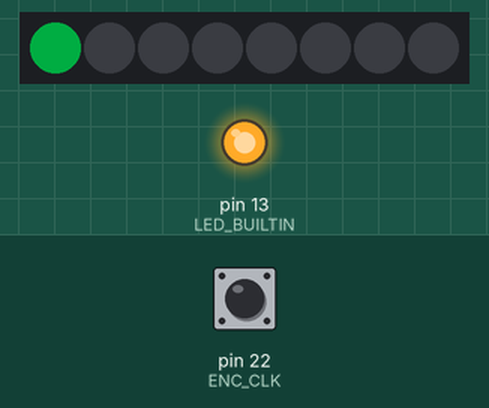
A program run on a simulated Arduino Mega 2560, built with avr-gcc and run on an emulated ATmega2560. Parts: 8 RGB LEDs in strip order, left to right, output pins drawn as LEDs (lit = HIGH). The inputs (shaded band) are chosen by the test bench; at power-on: pin 22 (ENC_CLK) HIGH. Dim RGB values are drawn brighter than linear; what the program prints to the serial monitor is not drawn.

Above: at 2.1 s.
At 6.1 s:
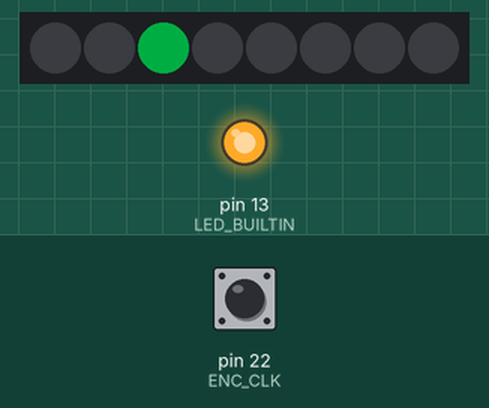
At 11.1 s:
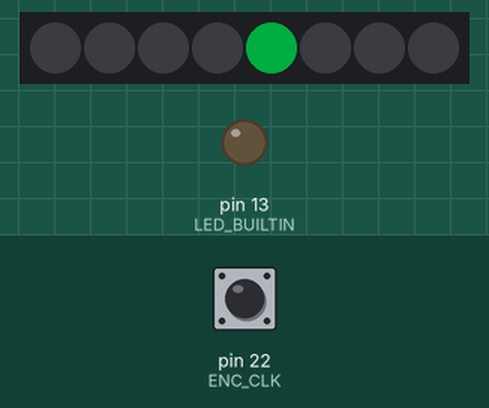
At 20.1 s:
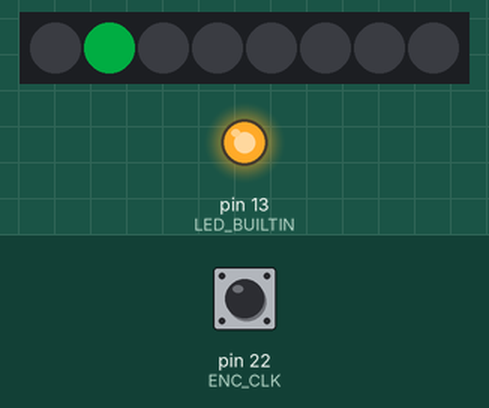
At 29.1 s:
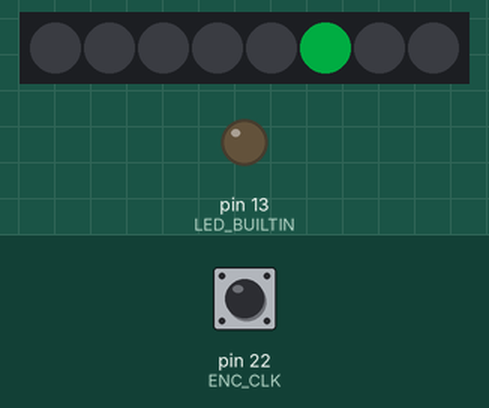
At 39.1 s:
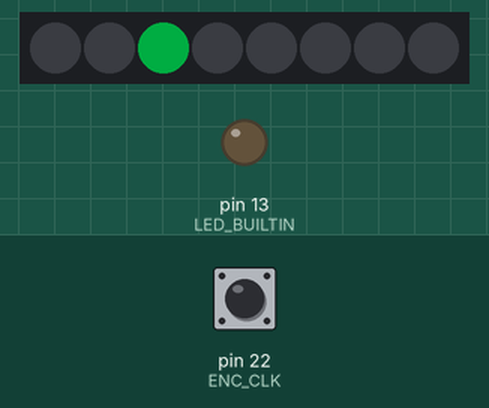
Timing chart, 0 to 40.0 s (numbered marks = the images above):
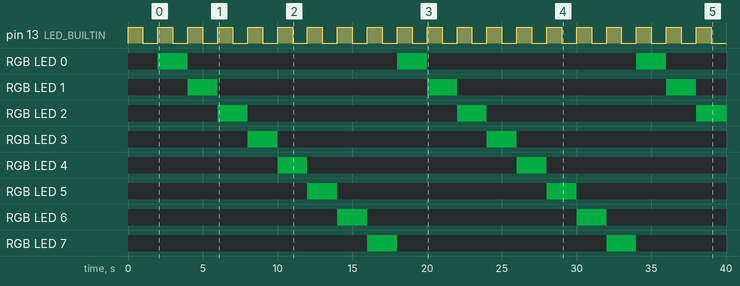

The program:

main.cpp
```cpp
#include <Adafruit_NeoPixel.h>

// Function prototypes
void setup();
void loop();
// 핀 설정
#define LED_PIN       15   // 네오픽셀 데이터 핀
#define LED_COUNT     8    // 네오픽셀 개수
#define ENC_CLK       22   // 엔코더 CLK
#define ENC_DT        23   // 엔코더 DT

Adafruit_NeoPixel strip(LED_COUNT, LED_PIN, NEO_GRB + NEO_KHZ800);

// 상태 변수
int speedDelay = 100;      // 애니메이션 속도 (ms)
int currentPixel = 0;      // 현재 켜질 픽셀 위치
int lastCLK;               // 엔코더 이전 상태
unsigned long lastAnimTime = 0; // 마지막 애니메이션 업데이트 시간

void setup() {
    // Initialize serial communication at 115200 bits per second:
    Serial.begin(115200);

    // Add your setup code here:
    pinMode(LED_BUILTIN, OUTPUT);
    // 엔코더 핀 설정
    pinMode(ENC_CLK, INPUT_PULLUP);
    pinMode(ENC_DT, INPUT_PULLUP);
    lastCLK = digitalRead(ENC_CLK);

    // 네오픽셀 초기화
    strip.begin();
    strip.show();
    strip.setBrightness(50); // 기본 밝기

    Serial.println("NeoPixel Speed Control Ready");
}

void handleEncoder() {
    int currentCLK = digitalRead(ENC_CLK);

    // 엔코더 회전 감지 (CLK 상태 변화)
    if (currentCLK != lastCLK && currentCLK == LOW) {
        // 시계 방향/반시계 방향 판단
        if (digitalRead(ENC_DT) != currentCLK) {
            speedDelay -= 10; // 속도 증가 (지연 시간 감소)
        } else {
            speedDelay += 10; // 속도 감소 (지연 시간 증가)
        }

        // 범위 제한 (10ms ~ 500ms)
        speedDelay = constrain(speedDelay, 10, 500);

        Serial.print("Current Delay: ");
        Serial.print(speedDelay);
        Serial.println(" ms");
    }
    lastCLK = currentCLK;
}

void handleAnimation() {
    // 설정된 speedDelay 시간이 지났는지 확인 (Non-blocking delay)
    if (millis() - lastAnimTime >= (unsigned long)speedDelay) {
        lastAnimTime = millis();

        // 모든 LED를 끄고 현재 위치의 LED만 켜기
        strip.clear();
        strip.setPixelColor(currentPixel, strip.Color(0, 255, 100)); // 초록색 계열
        strip.show();

        // 다음 픽셀로 이동
        currentPixel++;
        if (currentPixel >= LED_COUNT) {
            currentPixel = 0;
        }
    }
}

void loop() {
    // Add your main code here, to run repeatedly:
    digitalWrite(LED_BUILTIN, HIGH);
    delay(1000);
    digitalWrite(LED_BUILTIN, LOW);
    delay(1000);
    handleEncoder();    // 엔코더 입력 확인
    handleAnimation();  // 애니메이션 실행
}
```

Measured:
- by itself, pin 13 (LED_BUILTIN): alternates HIGH for 1.0 s and LOW for 1.0 s
- by itself, RGB LED 0–7: alternates RGB(0, 50, 19) for 2.0 s and off for 14.0 s
- what the display in image 0 shows lasts 2.0 s, from 2.0 s to 4.0 s
